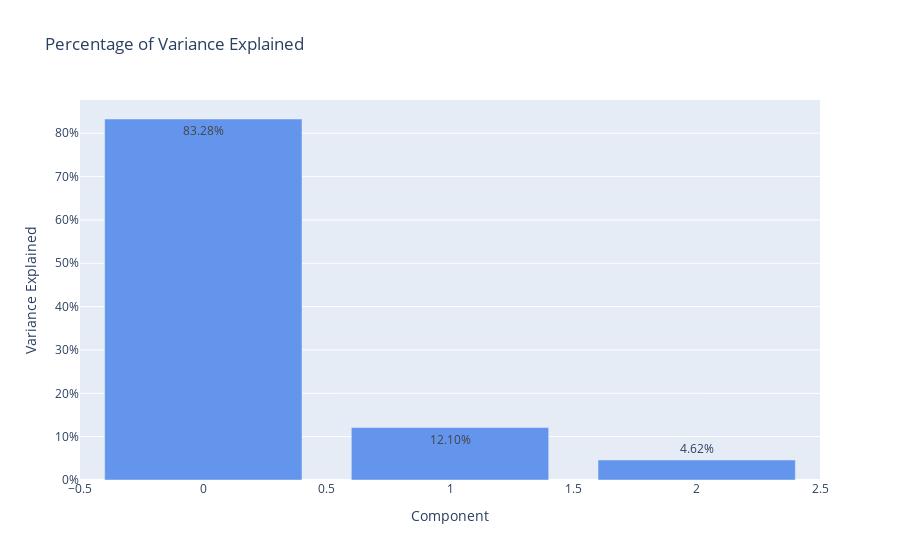

Source (notebook cell):
### Code cell
fig = px.bar(
    df1_eigval,
    y='Var Explained',
    text='Var Explained',
    labels={'index': 'Principal Component', 'Var Explained': '% Explained Variance'},
    title='Percentage of Variance Explained',
)
fig.update_traces(texttemplate='%{text:.2%}', marker_color='cornflowerblue')
fig.update_layout(yaxis_tickformat='.0%', xaxis_title='Component', yaxis_title='Variance Explained')
fig.show()

### Figure 1 — Plotly figure (JSON) as saved in the notebook; plotly's stock layout.template omitted (floating-point values rounded to 4 significant figures)
{"data": [{"hovertemplate": "Principal Component=%{x}<br>% Explained Variance=%{text}<extra></extra>", "legendgroup": "", "marker": {"color": "cornflowerblue", "pattern": {"shape": ""}}, "name": "", "orientation": "v", "showlegend": false, "text": [0.8328, 0.121, 0.04616], "textposition": "auto", "texttemplate": "%{text:.2%}", "type": "bar", "x": [0, 1, 2], "xaxis": "x", "y": [0.8328, 0.121, 0.04616], "yaxis": "y"}], "layout": {"barmode": "relative", "legend": {"tracegroupgap": 0}, "title": {"text": "Percentage of Variance Explained"}, "xaxis": {"anchor": "y", "domain": [0, 1], "title": {"text": "Component"}}, "yaxis": {"anchor": "x", "domain": [0, 1], "tickformat": ".0%", "title": {"text": "Variance Explained"}}}}
